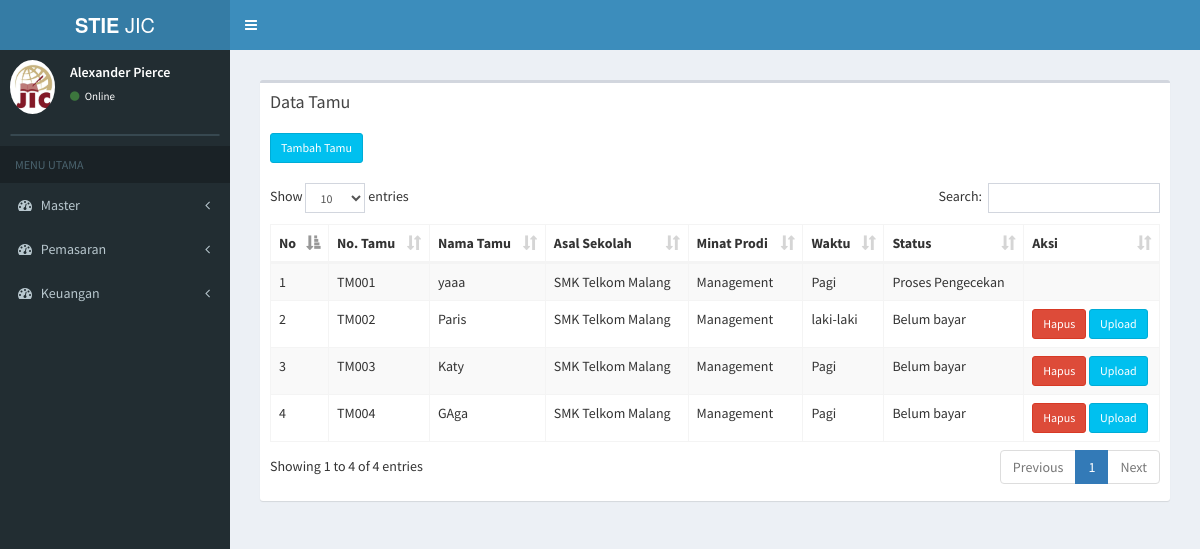
The app's page /index.php/tamu, older data.
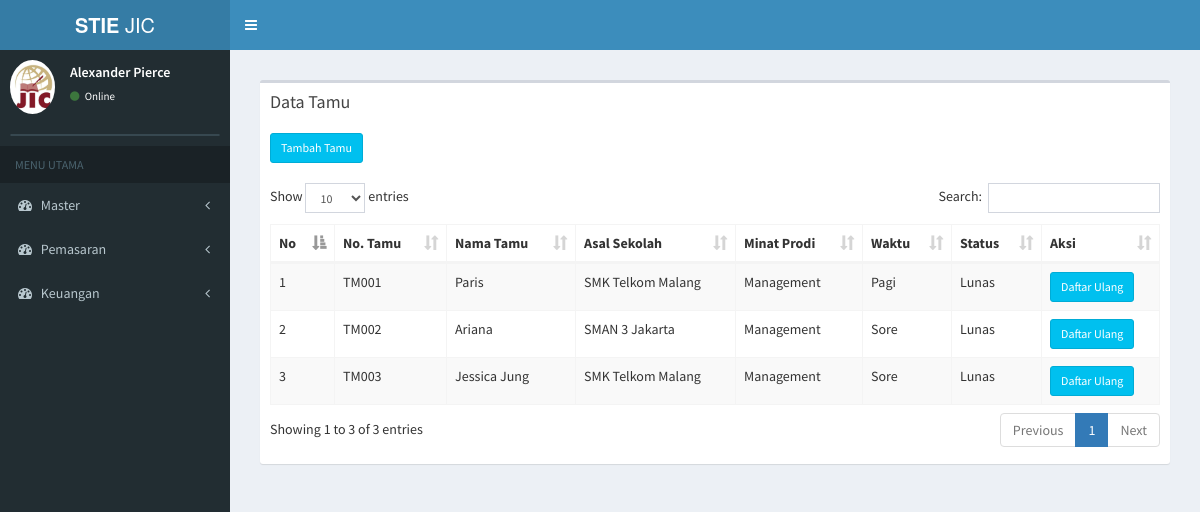
The same page, newer data.
### tables this page shows
CREATE TABLE `tb_pendaftaran` (
  `id_pendaftaran` varchar(6) NOT NULL,
  `tanggal_pendaftaran` date NOT NULL,
  `nama_pendaftar` varchar(50) NOT NULL,
  `jk_pendaftar` varchar(20) NOT NULL,
  `id_sekolah2` varchar(6) NOT NULL,
  `jurusan` varchar(20) NOT NULL,
  `alamat` varchar(100) NOT NULL,
  `email` varchar(30) NOT NULL,
  `no_telp` varchar(15) NOT NULL,
  `waktu` varchar(10) NOT NULL,
  `status_bayar` varchar(20) NOT NULL,
  `id_prodi2` varchar(6) NOT NULL,
  `sumber` varchar(30) NOT NULL,
  `ibu_kandung` varchar(30) NOT NULL,
  `bukti_transfer` text NOT NULL,
  `agama` varchar(10) NOT NULL,
  `id_du2` varchar(6) NOT NULL
);

CREATE TABLE `tb_sekolah` (
  `id_sekolah` varchar(6) NOT NULL,
  `nama_sekolah` varchar(30) NOT NULL,
  `alamat_sekolah` text NOT NULL,
  `jenis_sekolah` varchar(6) NOT NULL
);

CREATE TABLE `tb_prodi` (
  `id_prodi` varchar(6) NOT NULL,
  `nama_prodi` varchar(20) NOT NULL,
  `ketua_prodi` varchar(50) NOT NULL
);

### application/controllers/tamu.php (called while the page is built, shortened)
<?php
class Tamu extends CI_Controller {
	public function __construct()
	{
		$this->load->model('tamu_model');
		$this->load->model('daftar_ulang_model');
	}
	public function index(){
				$data['tamu'] = $this->tamu_model->data_tamu();
				$data['main_view'] = 'Tamu/data_tamu_view';
				$this->load->view('template', $data);
	}
}

### index.php (called while the page is built, shortened)
<?php
require_once BASEPATH.'core/CodeIgniter.php';

### application/models/tamu_model.php (called while the page is built, shortened)
<?php
class Tamu_model extends CI_Model {
	public function data_tamu(){
		$this->db->select('*');
		 $this->db->from('tb_pendaftaran');
     $this->db->join('tb_sekolah','tb_sekolah.id_sekolah=tb_pendaftaran.id_sekolah2');
		 $this->db->join('tb_prodi','tb_prodi.id_prodi=tb_pendaftaran.id_prodi2');
		 $query = $this->db->get();
		 return $query->result();
	}
}

### application/views/Tamu/data_tamu_view.php (the view, shortened to what this page needs)
<section class="content">
      <div class="row">
        <div class="col-xs-12">
          <div class="box">
            <div class="box-header">
              <h3 class="box-title">Data Tamu</h3>
            </div>
            <div class="box-body">
              <table id="example1" class="table table-bordered table-striped">
                 <a href="<?php echo base_url() ?>tamu/page_tambah_tamu" class="btn btn-info btn-sm" > Tambah Tamu</a> <br> <br>
                <thead>
                <tr>
                  <th>No</th>
                  <th>No. Tamu</th>
                  <th>Nama Tamu</th>
                  <th>Asal Sekolah</th>
                  <th>Minat Prodi</th>
                  <th>Waktu</th>
                  <th>Status</th>
                  <th>Aksi</th>
                </tr>
                </thead>
                <tbody>
                <?php
                $no = 0;
                foreach ($tamu as $data) {
                  if ($data->status_bayar == 'Belum bayar') {
                  echo '
                <tr>
                  <td>'.++$no.'</td>
                  <td>'.$data->id_pendaftaran.'
                  </td>
                  <td>'.$data->nama_pendaftar.'</td>
                  <td>'.$data->nama_sekolah.'</td>
                  <td>'.$data->nama_prodi.'</td>
                  <td>'.$data->waktu.'</td>
                  <td>'.$data->status_bayar.'</td>
                  <td>
                     <a href="'.base_url('index.php/tamu/hapus_tamu/'.$data->id_pendaftaran).'" class="btn btn-danger btn-sm">Hapus</a>
                     <a href="'.base_url('index.php/tamu/page_upload/'.$data->id_pendaftaran).'" class="btn btn-info btn-sm">Upload</a>
                  </td>
                </tr>
                ';
              } else if ($data->status_bayar == 'Lunas') {
                if ($data->waktu == 'Pagi') {
                  echo '
                <tr>
                  <td>'.++$no.'</td>
                  <td>'.$data->id_pendaftaran.'
                  </td>
                  <td>'.$data->nama_pendaftar.'</td>
                  <td>'.$data->nama_sekolah.'</td>
                  <td>'.$data->nama_prodi.'</td>
                  <td>'.$data->waktu.'</td>
                  <td>'.$data->status_bayar.'</td>
                  <td>
                  <a href="'.base_url('index.php/daftar_ulang/page_du_pagi/'.$data->id_pendaftaran).'" class="btn btn-info btn-sm">Daftar Ulang</a>
                  </td>
                </tr>
                ';
                }
                else {
                   echo '
                <tr>
                  <td>'.++$no.'</td>
                  <td>'.$data->id_pendaftaran.'
                  </td>
                  <td>'.$data->nama_pendaftar.'</td>
                  <td>'.$data->nama_sekolah.'</td>
                  <td>'.$data->nama_prodi.'</td>
                  <td>'.$data->waktu.'</td>
                  <td>'.$data->status_bayar.'</td>
                  <td>
                      <a href="'.base_url('index.php/daftar_ulang/page_du_sore/'.$data->id_pendaftaran).'" class="btn btn-info btn-sm">Daftar Ulang</a>
                  </td>
                </tr>
                ';
                }
              ?>
              <?php
            } else {
                   echo '
                <tr>
                  <td>'.++$no.'</td>
                  <td>'.$data->id_pendaftaran.'
                  </td>
                  <td>'.$data->nama_pendaftar.'</td>
                  <td>'.$data->nama_sekolah.'</td>
                  <td>'.$data->nama_prodi.'</td>
                  <td>'.$data->waktu.'</td>
                  <td>'.$data->status_bayar.'</td>
                  <td>
                  </td>
                </tr>
                ';
            }
            }
            ?>
                </tbody>
              </table>
            </div>
          </div>
        </div>
      </div>
    </section>

### application/views/template.php (shortened to what this page needs)
<!DOCTYPE html>
<html>
<head>
  <link rel="stylesheet" href="<?php echo base_url(); ?>assets/css/bootstrap.min.css">
  <link rel="stylesheet" href="https://cdnjs.cloudflare.com/ajax/libs/font-awesome/4.5.0/css/font-awesome.min.css">
  <link rel="stylesheet" href="https://cdnjs.cloudflare.com/ajax/libs/ionicons/2.0.1/css/ionicons.min.css">
  <link rel="stylesheet" href="<?php echo base_url(); ?>assets/dist/css/AdminLTE.min.css">
  <link rel="stylesheet" href="<?php echo base_url(); ?>assets/dist/css/skins/_all-skins.min.css">
  <link rel="stylesheet" href="<?php echo base_url(); ?>assets/plugins/select2/select2.min.css">
  <link rel="stylesheet" href="<?php echo base_url(); ?>assets/plugins/datatables/dataTables.bootstrap.css">
</head>
<body class="hold-transition skin-blue sidebar-mini">
<div class="wrapper">
  <header class="main-header">
    <a href="../../index2.html" class="logo">
      <span class="logo-lg"><b>STIE </b>JIC</span>
    </a>
    <nav class="navbar navbar-static-top">
      <a href="#" class="sidebar-toggle" data-toggle="offcanvas" role="button">
      </a>
    </nav>
  </header>
  <aside class="main-sidebar">
    <section class="sidebar">
      <div class="user-panel">
        <div class="pull-left image">
          <img src="<?php echo base_url(); ?>/assets/img/jic.png" class="img-circle" alt="User Image">
        </div>
        <div class="pull-left info">
          <p>Alexander Pierce</p>
          <a href="#"><i class="fa fa-circle text-success"></i> Online</a>
        </div>
      </div>
      <form action="#" method="get" class="sidebar-form">
      </form>
      <ul class="sidebar-menu">
        <li class="header">MENU UTAMA</li>
        <li class="treeview">
          <a href="#">
            <i class="fa fa-dashboard"></i> <span>Master</span>
            <span class="pull-right-container">
              <i class="fa fa-angle-left pull-right"></i>
            </span>
          </a>
        </li>
        <li class="treeview">
          <a href="#">
            <i class="fa fa-dashboard"></i> <span> Pemasaran </span>
            <span class="pull-right-container">
              <i class="fa fa-angle-left pull-right"></i>
            </span>
          </a>
        </li>
        <li class="treeview">
          <a href="#">
            <i class="fa fa-dashboard"></i> <span> Keuangan </span>
            <span class="pull-right-container">
              <i class="fa fa-angle-left pull-right"></i>
            </span>
          </a>
        </li>
      </ul>
    </section>
  </aside>
  <div class="content-wrapper">
    <section class="content">
      <?php $this->load->view($main_view); ?>
    </section>
  </div>
    </div>
</body>
</html>

Row changes from the older to the newer data that the page shows:
removed tb_pendaftaran: id_pendaftaran "TM004", nama_pendaftar "GAga", tb_sekolah.nama_sekolah "SMK Telkom Malang", tb_prodi.nama_prodi "Management", waktu "Pagi", status_bayar "Belum bayar"
changed tb_pendaftaran "TM001": nama_pendaftar "yaaa" → "Paris"; status_bayar "Proses Pengecekan" → "Lunas"
changed tb_pendaftaran "TM002": nama_pendaftar "Paris" → "Ariana"; tb_sekolah.nama_sekolah "SMK Telkom Malang" → "SMAN 3 Jakarta"; waktu "laki-laki" → "Sore"; status_bayar "Belum bayar" → "Lunas"; status_bayar "Hapus Upload" → "Daftar Ulang"
changed tb_pendaftaran "TM003": nama_pendaftar "Katy" → "Jessica Jung"; waktu "Pagi" → "Sore"; status_bayar "Belum bayar" → "Lunas"; status_bayar "Hapus Upload" → "Daftar Ulang"
Text that changed along with them:
text written by a page script: "Show entries Search: Showing 1 to 4 of 4 entries Previous 1 Next" → "Show entries Search: Showing 1 to 3 of 3 entries Previous 1 Next"
